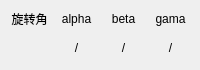
          <widget class="QWidget" name="widget_9" native="true">
           <property name="maximumSize">
            <size>
             <width>16777215</width>
             <height>70</height>
            </size>
           </property>
           <property name="styleSheet">
            <string notr="true">QLabel
{
	background:transparent;
	font: 18px &quot;Alibaba PuHuiTi&quot;;
}</string>
           </property>
           <layout class="QGridLayout" name="gridLayout_7">
            <property name="leftMargin">
             <number>9</number>
            </property>
            <property name="topMargin">
             <number>9</number>
            </property>
            <property name="rightMargin">
             <number>9</number>
            </property>
            <property name="bottomMargin">
             <number>9</number>
            </property>
            <item row="0" column="0">
             <layout class="QHBoxLayout" name="horizontalLayout_15">
              <item>
               <widget class="QLabel" name="label_32">
                <property name="maximumSize">
                 <size>
                  <width>16777215</width>
                  <height>20</height>
                 </size>
                </property>
                <property name="text">
                 <string>旋转角</string>
                </property>
                <property name="alignment">
                 <set>Qt::AlignCenter</set>
                </property>
               </widget>
              </item>
              <item>
               <widget class="QLabel" name="label_tipx_6">
                <property name="maximumSize">
                 <size>
                  <width>16777215</width>
                  <height>20</height>
                 </size>
                </property>
                <property name="text">
                 <string>alpha</string>
                </property>
                <property name="alignment">
                 <set>Qt::AlignCenter</set>
                </property>
               </widget>
              </item>
              <item>
               <widget class="QLabel" name="label_tipy_6">
                <property name="maximumSize">
                 <size>
                  <width>16777215</width>
                  <height>20</height>
                 </size>
                </property>
                <property name="text">
                 <string>beta</string>
                </property>
                <property name="alignment">
                 <set>Qt::AlignCenter</set>
                </property>
               </widget>
              </item>
              <item>
               <widget class="QLabel" name="label_tipz_10">
                <property name="maximumSize">
                 <size>
                  <width>16777215</width>
                  <height>20</height>
                 </size>
                </property>
                <property name="text">
                 <string>gama</string>
                </property>
                <property name="alignment">
                 <set>Qt::AlignCenter</set>
                </property>
               </widget>
              </item>
             </layout>
            </item>
            <item row="1" column="0">
             <layout class="QHBoxLayout" name="horizontalLayout_18">
              <item>
               <widget class="QLabel" name="label_35">
                <property name="text">
                 <string/>
                </property>
                <property name="alignment">
                 <set>Qt::AlignCenter</set>
                </property>
               </widget>
              </item>
              <item>
               <widget class="QLabel" name="label_alpha">
                <property name="styleSheet">
                 <string notr="true">QLabel
{
		background:transparent;
	font: 16px &quot;Alibaba PuHuiTi&quot;;
}</string>
                </property>
                <property name="text">
                 <string>/</string>
                </property>
                <property name="alignment">
                 <set>Qt::AlignCenter</set>
                </property>
               </widget>
              </item>
              <item>
               <widget class="QLabel" name="label_beta">
                <property name="styleSheet">
                 <string notr="true">QLabel
{
	background:transparent;
	font: 16px &quot;Alibaba PuHuiTi&quot;;
}</string>
                </property>
                <property name="text">
                 <string>/</string>
                </property>
                <property name="alignment">
                 <set>Qt::AlignCenter</set>
                </property>
               </widget>
              </item>
              <item>
               <widget class="QLabel" name="label_gama">
                <property name="styleSheet">
                 <string notr="true">QLabel
{
		background:transparent;
	font: 16px &quot;Alibaba PuHuiTi&quot;;
}</string>
                </property>
                <property name="text">
                 <string>/</string>
                </property>
                <property name="alignment">
                 <set>Qt::AlignCenter</set>
                </property>
               </widget>
              </item>
             </layout>
            </item>
           </layout>
          </widget>
